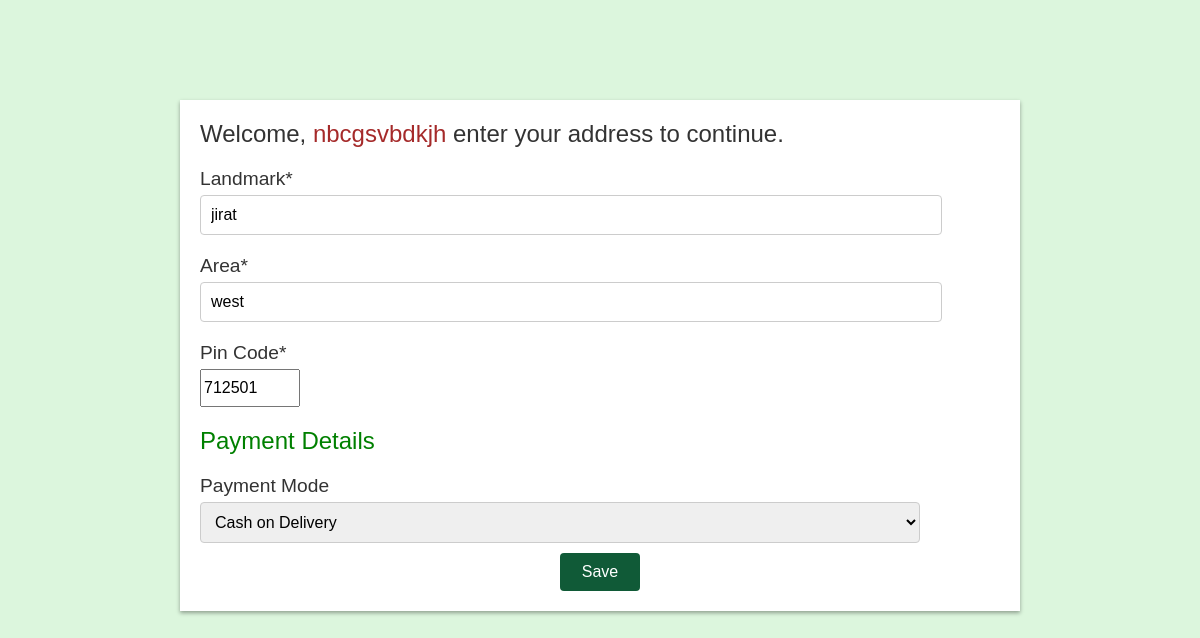
The app's page /checkout_1.php (signed in) with its own data.
### tables this page shows
CREATE TABLE `users` (
  `id` int(11) NOT NULL,
  `fname` varchar(255) NOT NULL,
  `lname` varchar(255) NOT NULL,
  `password` varchar(50) NOT NULL,
  `email` varchar(50) NOT NULL,
  `mobile` varchar(15) NOT NULL,
  `added_on` datetime NOT NULL,
  `otp` varchar(11) NOT NULL,
  `status` varchar(11) NOT NULL
);

CREATE TABLE `order_document` (
  `id` int(11) NOT NULL,
  `user_id` int(255) NOT NULL,
  `address` varchar(250) NOT NULL,
  `state` varchar(50) NOT NULL,
  `pincode` int(11) NOT NULL,
  `payment_type` varchar(20) NOT NULL,
  `total_price` float NOT NULL,
  `payment_status` varchar(20) NOT NULL,
  `order_status` varchar(11) NOT NULL,
  `ship_order_id` int(11) NOT NULL,
  `added_on` datetime NOT NULL,
  `order_id` int(255) NOT NULL
);

### checkout_1.php (the view, shortened to what this page needs)
<?php
    include_once "php/config.php";
    $id = $_SESSION['user_id'];
    $sql = mysqli_query($con, "SELECT * FROM users WHERE id = '{$id}'");
    $result2 = mysqli_fetch_assoc($sql);
    $fname = $result2['fname'];
     $sql2 = mysqli_query($con, "SELECT * FROM order_document WHERE user_id = '{$id}'");
  if(mysqli_num_rows($sql2) > 0)
  {
  	$row1 = mysqli_fetch_assoc($sql2);
  	$address = $row1['address'];
  	$state = $row1['state'];
  	$pincode = $row1['pincode'];
  }
  else
  {
  	$address = " ";
  	$state = " ";
  	$pincode = " ";
  }
?>
<!DOCTYPE html>
<html lang="en">
<head>
    <link rel="stylesheet" href="CSS/address1.css">
</head>
<body>
<form action="#" method="post">
  <div class="main-container">
      <div class="container">
        <div class="address-section">
          <h2>Welcome, <span style="color: brown;"><?php echo $fname; ?></span> enter your address to continue.</h2>
          <div class="form-group">
            <label for="landmark">Landmark*</label>
            <input type="text" id="landmark" name="address" placeholder="Street No./ House No./ Building/ Street Name" required style="font-size: 1rem;" value="<?php echo $address?>">
          </div>
          <div class="form-group">
            <label for="area">Area*</label>
            <input type="text" id="area" name="state" placeholder="Area / City/ State" value="<?php echo $state; ?>" required style="font-size: 1rem;">
          </div>
          <div class="form-group">
            <label for="pincode">Pin Code*</label>
            <input type="number" id="pincode" name="pincode" min="700001" max="743711" value="<?php echo $pincode;?>" required style="font-size: 1rem; height: 2rem;" >
          </div>
        </div>
        <div class="payment-section">
          <h2 style="color:green;">Payment Details</h2>
          <div class="form-group payment-mode">
            <label for="payment-mode" style="font-size: 1.2rem;">Payment Mode</label>
            <select id="payment-mode" style="font-size: 1rem;">
              <option value="cash" selected="">Cash on Delivery</option>
            </select>
          </div>
        </div>
        <div class="save"><center><button class="save-button" name="submit">Save</button></center></div>
      </div>
  </div>
</form>
</body>
</html>

### CSS/address1.css (style rules this page uses)
body { font-family: Arial, sans-serif; background-color: #d7f5d8de; margin: 0; padding: 20px; }
.main-container { padding-top: 5rem; }
.container { margin: 0 auto; box-shadow: 0 2px 4px rgba(0, 0, 0, 0.355); background-color: #fff; padding: 20px; max-width: 50rem; }
h2 { margin-top: 0; font-weight: normal; font-size: 24px; color: #333; }
.form-group { margin-bottom: 20px; }
label { display: block; margin-bottom: 5px; font-size: 1.2rem; color: #333; }
input[type="text"], select { width: 90%; padding: 10px; font-size: 14px; border: 1px solid #ccc; border-radius: 4px; }
.payment-mode { margin-bottom: 10px; }
.save-button { display: block; align-items: center; width: 5rem; padding: 10px; background-color: #105a37; color: #fff; border: none; border-radius: 4px; cursor: pointer; font-size: 16px; transition: background-color 0.4s ease-in-out; }

### records on screen
users: fname "nbcgsvbdkjh"
order_document: address "jirat", state "west", pincode "712501"
